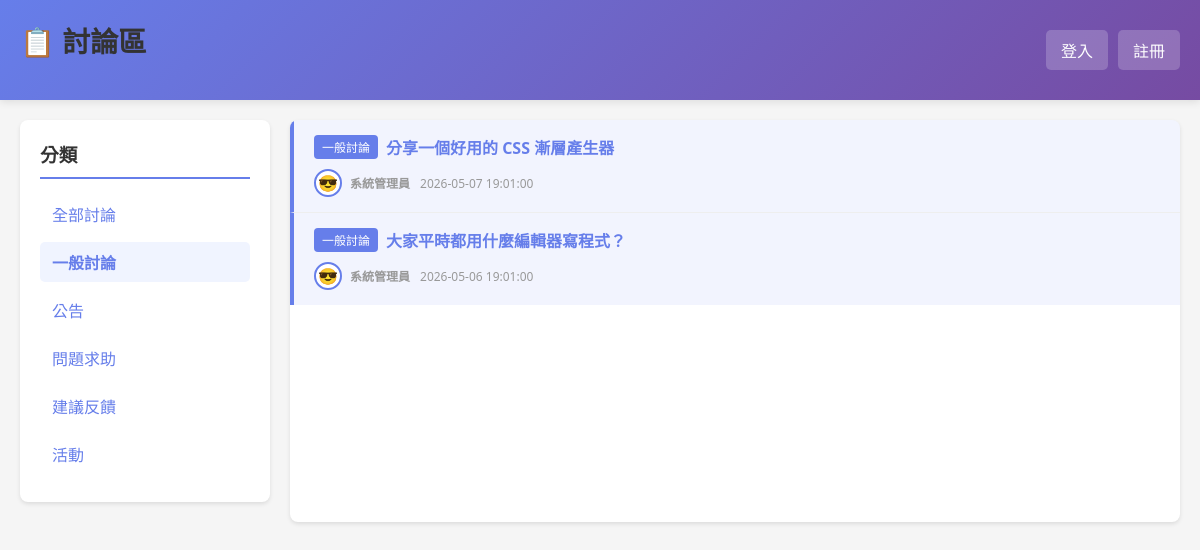
/?category=1, run on the app's committed database.
### tables this page shows
CREATE TABLE categories (
    id INT AUTO_INCREMENT PRIMARY KEY,
    name VARCHAR(100) NOT NULL UNIQUE,
    description TEXT,
    created_at TIMESTAMP DEFAULT CURRENT_TIMESTAMP
);

CREATE TABLE news (
    id INT AUTO_INCREMENT PRIMARY KEY,
    category_id INT NOT NULL,
    title VARCHAR(200) NOT NULL,
    content TEXT NOT NULL,
    member_id INT NOT NULL,
    created_at TIMESTAMP DEFAULT CURRENT_TIMESTAMP,
    FOREIGN KEY (category_id) REFERENCES categories(id) ON DELETE CASCADE,
    FOREIGN KEY (member_id) REFERENCES members(id) ON DELETE CASCADE,
    INDEX idx_created_at (created_at),
    INDEX idx_member_id (member_id),
    INDEX idx_category_id (category_id)
);

CREATE TABLE members (
    id INT AUTO_INCREMENT PRIMARY KEY,
    username VARCHAR(100) NOT NULL UNIQUE,
    password VARCHAR(255) NOT NULL,
    nickname VARCHAR(100) NOT NULL,
    color VARCHAR(7) DEFAULT '#FFFFFF',
    avatar VARCHAR(100),
    is_admin TINYINT(1) DEFAULT 0,
    profile_complete TINYINT(1) DEFAULT 0,
    created_at TIMESTAMP DEFAULT CURRENT_TIMESTAMP,
    INDEX idx_username (username)
);

### auth.php (called while the page is built, shortened)
<?php
if (!function_exists('is_logged_in')) {
    function is_logged_in()
    {
        return isset($_SESSION['user_id']) && isset($_SESSION['username']);
    }
}
if (!function_exists('escape')) {
    function escape($text)
    {
        return htmlspecialchars((string)$text, ENT_QUOTES, 'UTF-8');
    }
}
?>

### index.php (the view, shortened to what this page needs)
<?php
require 'auth.php';
$user = is_logged_in() ? get_current_user() : [];
$selected_category = intval(isset($_GET['category']) ? $_GET['category'] : 0);
try {
    $stmt = $pdo->query('SELECT id, name FROM categories ORDER BY name');
    $categories = $stmt->fetchAll();
    if ($selected_category > 0) {
        $stmt = $pdo->prepare('
            SELECT n.id, n.title, c.name as category_name,
                m.nickname, m.avatar, m.color, n.created_at, /* 加入了 m.color */
                COUNT(r.id) as reply_count
            FROM news n
            LEFT JOIN replies r ON n.id = r.news_id
            LEFT JOIN members m ON n.member_id = m.id
            LEFT JOIN categories c ON n.category_id = c.id
            WHERE n.category_id = ?
            GROUP BY n.id
            ORDER BY n.created_at DESC
        ');
        $stmt->execute([$selected_category]);
    }
    $news = $stmt->fetchAll();
} catch (PDOException $e) {
    $categories = [];
    $news = [];
}
?>
<!DOCTYPE html>
<html lang="zh-Hant">
<head>
    <link rel="stylesheet" href="styles.css">
</head>
<body>
    <?php
    $header_style = 'linear-gradient(135deg, #667eea 0%, #764ba2 100%)';
    ?>
    <div class="header" style="background: <?= $header_style ?>; color: white;">
        <div class="header-content">
            <h1>📋 討論區</h1>
            <div class="user-info">
                <?php if (is_logged_in()): ?>
                    <!-- <span class="avatar-display" style="
                        background: #fff;
                        border: 4px solid <?= isset($user['color']) ? escape($user['color']) : '#fff' ?>;
                        border-radius: 50%;
                        width: 50px;
                        height: 50px;
                        display: flex;
                        align-items: center;
                        justify-content: center;
                        font-size: 32px;
                        box-shadow: 0 2px 8px rgba(0,0,0,0.2);
                    ">
                        <?= isset($user['avatar']) && $user['avatar'] ? escape($user['avatar']) : '😀' ?>
                    </span>
                    <div class="user-name" style="color: white; text-shadow: 1px 1px 2px rgba(0,0,0,0.2);">
                        <strong style="font-size: 16px;"><?= isset($user['nickname']) ? escape($user['nickname']) : 'User' ?></strong><br>
                        <small style="opacity: 0.8;">@<?= isset($user['username']) ? escape($user['username']) : '' ?></small>
                    </div> -->
                    <div class="nav-links">
                        <a href="edit_profile.php">編輯檔案</a>
                        <?php if (is_admin()): ?>
                            <a href="admin_panel.php">管理員</a>
                        <?php endif; ?>
                        <a href="logout.php">登出</a>
                    </div>
                <?php else: ?>
                    <div class="nav-links">
                        <a href="login.php">登入</a>
                        <a href="register.php">註冊</a>
                    </div>
                <?php endif; ?>
            </div>
        </div>
    </div>
    <div class="container">
        <div class="row">
            <div class="sidebar">
                <h3>分類</h3>
                <ul class="category-list">
                    <li><a href="index.php" <?= $selected_category == 0 ? 'class="active"' : '' ?>>全部討論</a></li>
                    <?php foreach ($categories as $cat): ?>
                        <li>
                            <a href="?category=<?= $cat['id'] ?>"
                               <?= $selected_category == $cat['id'] ? 'class="active"' : '' ?>>
                                <?= escape($cat['name']) ?>
                            </a>
                        </li>
                    <?php endforeach; ?>
                </ul>
            </div>
            <div class="main-content">
                <div class="news-list">
    <?php if (empty($news)): ?>
        <p class="empty">目前沒有討論。</p>
    <?php else: ?>
        <?php foreach ($news as $item): ?>
            <div class="news-item" style="background-color: <?= isset($item['color']) && $item['color'] ? escape($item['color']) . '15' : '#ffffff' ?>; border-left: 4px solid <?= isset($item['color']) && $item['color'] ? escape($item['color']) : '#eee' ?>;">
                <div class="news-header">
                    <div style="flex-grow: 1;">
                        <div class="news-title" style="display: flex; align-items: center; gap: 8px;">
                            <?php if ($item['category_name']): ?>
                                <span class="category-badge" style="background-color: <?= isset($item['color']) && $item['color'] ? escape($item['color']) : '#667eea' ?>; color: white; padding: 3px 8px; border-radius: 4px; font-size: 12px; font-weight: normal; white-space: nowrap;">
                                    <?= escape($item['category_name']) ?>
                                </span>
                            <?php endif; ?>
                            <a href="show_news.php?id=<?= $item['id'] ?>">
                                <?= escape($item['title']) ?>
                            </a>
                        </div>
                    </div>
                </div>
                <div class="news-meta">
                    <span class="author-info">
                        <span style="
                            display: inline-flex;
                            align-items: center;
                            justify-content: center;
                            width: 28px;
                            height: 28px;
                            border: 2px solid <?= isset($item['color']) && $item['color'] ? escape($item['color']) : '#ccc' ?>;
                            border-radius: 50%;
                            background: #fff;
                            font-size: 16px;
                        ">
                            <?= isset($item['avatar']) && $item['avatar'] ? escape($item['avatar']) : '😀' ?>
                        </span>
                        <strong><?= isset($item['nickname']) ? escape($item['nickname']) : '匿名' ?></strong>
                    </span>
                    <span><?= isset($item['created_at']) ? escape($item['created_at']) : '' ?></span>
                </div>
            </div>
        <?php endforeach; ?>
    <?php endif; ?>
</div>
            </div>
        </div>
    </div>
</body>
</html>

### styles.css (style rules this page uses)
* { margin: 0; padding: 0; box-sizing: border-box; }
body { font-family: system-ui, -apple-system, Arial, sans-serif; background: #f5f5f5; color: #333; }
.header { background: linear-gradient(135deg, #667eea 0%, #764ba2 100%); color: white; padding: 20px; box-shadow: 0 2px 8px rgba(0,0,0,0.1); }
.header h1 { font-size: 28px; }
.container { max-width: 1200px; margin: 20px auto; padding: 0 20px; }
.card, .form-box, .sidebar { background: white; padding: 20px; border-radius: 8px; box-shadow: 0 2px 4px rgba(0,0,0,0.1); margin-bottom: 20px; }
a { color: #667eea; text-decoration: none; }
h1 { margin-bottom: 20px; color: #333; }
h3 { margin-bottom: 15px; color: #333; }
ul { list-style: none; }
.row { display: grid; grid-template-columns: 1fr; gap: 20px; }

### index.php (style rules this page uses)
.header-content { max-width: 1200px; margin: 0 auto; display: flex; justify-content: space-between; align-items: center; }
.header h1 { font-size: 28px; }
.user-info { display: flex; align-items: center; gap: 15px; }
.nav-links { display: flex; gap: 10px; }
.nav-links a { padding: 8px 15px; background: rgba(255,255,255,0.2); color: white; text-decoration: none; border-radius: 5px; transition: background 0.3s; }
.row { display: grid; grid-template-columns: 250px 1fr; gap: 20px; }
.sidebar { background: white; border-radius: 8px; padding: 20px; box-shadow: 0 2px 4px rgba(0,0,0,0.1); height: fit-content; }
.sidebar h3 { margin-bottom: 15px; color: #333; border-bottom: 2px solid #667eea; padding-bottom: 10px; }
.category-list { list-style: none; }
.category-list li { margin-bottom: 8px; }
.category-list a { display: block; padding: 8px 12px; color: #667eea; text-decoration: none; border-radius: 5px; transition: background 0.3s; }
.category-list a:hover, .category-list a.active { background: #f0f4ff; font-weight: bold; }
.main-content { background: white; border-radius: 8px; overflow: hidden; box-shadow: 0 2px 4px rgba(0,0,0,0.1); }
.news-list { max-height: 800px; overflow-y: auto; }
.news-item { padding: 15px 20px; border-bottom: 1px solid #eee; transition: background 0.3s; }
.news-item:last-child { border-bottom: none; }
.news-header { display: flex; justify-content: space-between; align-items: start; margin-bottom: 10px; }
.news-title { font-size: 16px; font-weight: bold; }
.news-title a { color: #667eea; text-decoration: none; }
.news-meta { font-size: 12px; color: #999; display: flex; align-items: center; gap: 10px; }
.author-info { display: flex; align-items: center; gap: 8px; }

### data on the page
categories: name "一般討論"
categories: name "公告"
categories: name "問題求助"
categories: name "建議反饋"
categories: name "活動"
news: category.name "一般討論", title "分享一個好用的 CSS 漸層產生器", member.avatar "😎", member.nickname "系統管理員", created_at "2026-05-07 19:01:00"
news: category.name "一般討論", title "大家平時都用什麼編輯器寫程式？", member.avatar "😎", member.nickname "系統管理員", created_at "2026-05-06 19:01:00"
